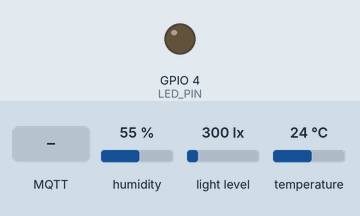
The program below on a simulated ESP32. Shown: output pins drawn as LEDs (lit = HIGH). The test bench sets the inputs (shaded band); at power-on: humidity 55 %, light level 300 lx, temperature 24 °C. WiFi joins after 1.5 s; servers stay silent unless stated; no MQTT or app messages arrive unless stated; what the program prints to the serial monitor is not drawn.

Above: at 3.2 s.
3.3 s: MQTT message "ON" arrives on the first subscribed topic
At 5.0 s:
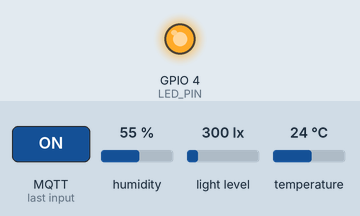
5.5 s: MQTT message "1" arrives on the first subscribed topic
7.0 s: MQTT message "off" arrives on the first subscribed topic
8.5 s: MQTT message "on" arrives on the first subscribed topic
Timing chart, 0 to 11.0 s (numbered marks = the images above; inputs shaded):
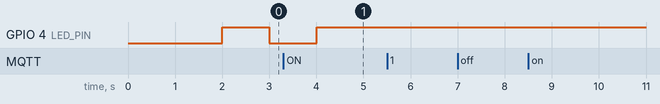

The program:

main.cpp
```cpp
#include <Arduino.h>
#include <WiFi.h>
#include <PubSubClient.h>
#include <Wire.h>
#include <BH1750.h>
#include <DHT.h>

// ================= WIFI =================
#define WIFI_SSID "CEIOT"
#define WIFI_PASS "CE-1OT@!"

// ================= MQTT =================
#define MQTT_HOST "broker.emqx.io"
#define MQTT_PORT 1883
#define MQTT_CLIENT_ID "ESP32_FINAL_FIX"

#define TOPIC_LIGHT "LightE"
#define TOPIC_TEMP  "TemperaturenG"
#define TOPIC_HUM   "HumidityF"
#define TOPIC_LED   "LED/control"

WiFiClient espClient;
PubSubClient mqtt(espClient);

// ================= SENSOR =================
#define SDA_PIN 21
#define SCL_PIN 22
BH1750 lightMeter;

#define DHTPIN 5
#define DHTTYPE DHT11
DHT dht(DHTPIN, DHTTYPE);

// ================= LED =================
#define LED_PIN 4

// ================= RTOS =================
QueueHandle_t sensorQueue;
SemaphoreHandle_t mqttMutex;
SemaphoreHandle_t ledSem;

// ================= STRUCT =================
struct SensorData {
  float lux;
  float temp;
  float hum;
};

// ================= DELAY =================
int X = 1;
int Y = 0;

// ================= WIFI =================
void connectWiFi() {
  WiFi.begin(WIFI_SSID, WIFI_PASS);
  Serial.print("WiFi connecting");

  while (WiFi.status() != WL_CONNECTED) {
    delay(500);
    Serial.print(".");
  }
  Serial.println(" CONNECTED");
}

// ================= MQTT CALLBACK =================
void callback(char* topic, byte* payload, unsigned int length) {
  String msg = "";

  for (int i = 0; i < length; i++) {
    msg += (char)payload[i];
  }

  msg.trim();
  msg.toUpperCase();

  Serial.print("MQTT MSG: ");
  Serial.println(msg);

  if (msg == "ON") {
    xSemaphoreGive(ledSem);
  }
}

// ================= MQTT CONNECT =================
void connectMQTT() {
  while (!mqtt.connected()) {
    Serial.print("MQTT connecting...");

    if (mqtt.connect(MQTT_CLIENT_ID)) {
      Serial.println(" CONNECTED");
      mqtt.subscribe(TOPIC_LED);
    } else {
      Serial.print(" FAILED rc=");
      Serial.println(mqtt.state());
      delay(2000);
    }
  }
}

// ================= TASK MQTT =================
void taskMQTT(void *pv) {
  connectMQTT();

  while (1) {
    if (!mqtt.connected()) connectMQTT();

    if (xSemaphoreTake(mqttMutex, portMAX_DELAY)) {
      mqtt.loop();
      xSemaphoreGive(mqttMutex);
    }

    vTaskDelay(10 / portTICK_PERIOD_MS);
  }
}

// ================= TASK SENSOR =================
void taskSensor(void *pv) {
  SensorData data;

  while (1) {

    float total = 0;
    for (int i = 0; i < 5; i++) {
      total += lightMeter.readLightLevel();
      vTaskDelay(50 / portTICK_PERIOD_MS);
    }

    float lux = total / 5.0;

    if (lux < 0 || lux > 10000) {
      Serial.println("BH1750 ERROR");
      vTaskDelay(2000 / portTICK_PERIOD_MS);
      continue;
    }

    float t = dht.readTemperature();
    float h = dht.readHumidity();

    if (isnan(t) || isnan(h)) {
      Serial.println("DHT ERROR");
      vTaskDelay(2000 / portTICK_PERIOD_MS);
      continue;
    }

    data.lux = lux;
    data.temp = t;
    data.hum = h;

    Serial.printf("SENSOR OK -> Lux=%.1f T=%.1f H=%.1f\n", lux, t, h);

    xQueueOverwrite(sensorQueue, &data);

    vTaskDelay(2000 / portTICK_PERIOD_MS);
  }
}

// ================= TASK PUBLISH =================
void taskPublish(void *pv) {
  SensorData data;

  while (1) {


    xQueuePeek(sensorQueue, &data, portMAX_DELAY);

    // ===== LIGHT =====
    if (xSemaphoreTake(mqttMutex, portMAX_DELAY)) {
      mqtt.publish(TOPIC_LIGHT, String(data.lux, 2).c_str());
      xSemaphoreGive(mqttMutex);
    }

    vTaskDelay(pdMS_TO_TICKS(1000)); // X = 1 detik

    // ===== TEMP =====
    if (xSemaphoreTake(mqttMutex, portMAX_DELAY)) {
      mqtt.publish(TOPIC_TEMP, String(data.temp, 2).c_str());
      xSemaphoreGive(mqttMutex);
    }


    // ===== HUM =====
    if (xSemaphoreTake(mqttMutex, portMAX_DELAY)) {
      mqtt.publish(TOPIC_HUM, String(data.hum, 2).c_str());
      xSemaphoreGive(mqttMutex);
    }

    Serial.println("MQTT SENT");

    vTaskDelay(pdMS_TO_TICKS(9000));
  }
}

// ================= TASK LED =================
void taskLED(void *pv) {
  while (1) {

    // ===== MODE MQTT (OVERRIDE) =====
    if (xSemaphoreTake(ledSem, 0) == pdTRUE) {
      Serial.println("OVERRIDE: LED NYALA 10 DETIK");

      digitalWrite(LED_PIN, HIGH);
      vTaskDelay(pdMS_TO_TICKS(10000));

      digitalWrite(LED_PIN, LOW);
      continue;
    }

    // ===== MODE NORMAL =====
    digitalWrite(LED_PIN, HIGH);
    vTaskDelay(pdMS_TO_TICKS(1000));

    digitalWrite(LED_PIN, LOW);
    vTaskDelay(pdMS_TO_TICKS(1000));
  }
}

// ================= SETUP =================
void setup() {
  Serial.begin(115200);

  pinMode(LED_PIN, OUTPUT);

  Wire.begin(SDA_PIN, SCL_PIN);
  delay(500);

  lightMeter.begin();
  dht.begin();

  connectWiFi();

  mqtt.setServer(MQTT_HOST, MQTT_PORT);
  mqtt.setCallback(callback);

  sensorQueue = xQueueCreate(1, sizeof(SensorData));
  mqttMutex = xSemaphoreCreateMutex();
  ledSem = xSemaphoreCreateBinary();

  xTaskCreate(taskSensor, "sensor", 4096, NULL, 1, NULL);
  xTaskCreate(taskPublish, "publish", 4096, NULL, 1, NULL);
  xTaskCreate(taskMQTT, "mqtt", 4096, NULL, 2, NULL);
  xTaskCreate(taskLED, "led", 2048, NULL, 1, NULL);
}

void loop() {}
```

Measured:
- after the input at 3.3 s, GPIO 4 (LED_PIN): goes on until 4.0 s, then stays HIGH
- after the input at 5.5 s, every drawn part: stays the same
- after the input at 7.0 s, every drawn part: stays the same
- after the input at 8.5 s, every drawn part: stays the same
